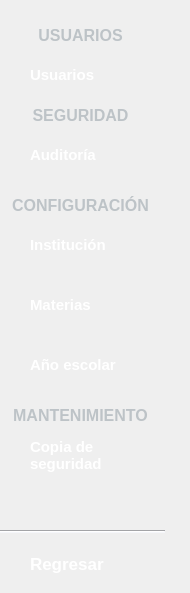
      <widget class="QWidget" name="menu_admin">
       <widget class="QPushButton" name="btnGestion_usuarios">
        <property name="geometry">
         <rect>
          <x>10</x>
          <y>50</y>
          <width>171</width>
          <height>50</height>
         </rect>
        </property>
        <property name="sizePolicy">
         <sizepolicy hsizetype="Minimum" vsizetype="Fixed">
          <horstretch>0</horstretch>
          <verstretch>0</verstretch>
         </sizepolicy>
        </property>
        <property name="minimumSize">
         <size>
          <width>80</width>
          <height>30</height>
         </size>
        </property>
        <property name="maximumSize">
         <size>
          <width>200</width>
          <height>50</height>
         </size>
        </property>
        <property name="font">
         <font>
          <family>Segoe UI</family>
          <pointsize>11</pointsize>
          <italic>false</italic>
          <bold>true</bold>
         </font>
        </property>
        <property name="cursor">
         <cursorShape>PointingHandCursor</cursorShape>
        </property>
        <property name="toolTip">
         <string/>
        </property>
        <property name="layoutDirection">
         <enum>Qt::LayoutDirection::LeftToRight</enum>
        </property>
        <property name="styleSheet">
         <string notr="true">QPushButton {
   background: transparent;
    color: #FFFFFF;
    border: none;
    padding: 2px 16px;
    border-radius: 15px;
	text-align: left;
    padding-left: 20px; /* Mueve el ícono a la derecha un poco */
}
QPushButton:hover {
	
	background-color: rgb(69, 98, 126);
}
QPushButton:checked {
    background-color: #f5f6fa;
 	color: #2d2d2d;
	
}</string>
        </property>
        <property name="text">
         <string>Usuarios</string>
        </property>
        <property name="icon">
         <iconset resource="../icons/resources_ui.qrc">
          <normaloff>:/icons/gestion_usuarios_w.png</normaloff>
          <normalon>:/icons/gestion_usuarios_b.png</normalon>:/icons/gestion_usuarios_w.png</iconset>
        </property>
        <property name="iconSize">
         <size>
          <width>18</width>
          <height>18</height>
         </size>
        </property>
        <property name="checkable">
         <bool>true</bool>
        </property>
        <property name="checked">
         <bool>false</bool>
        </property>
        <property name="autoExclusive">
         <bool>false</bool>
        </property>
        <attribute name="buttonGroup">
         <string notr="true">buttonGroup</string>
        </attribute>
       </widget>
       <widget class="QLabel" name="lblResumenGeneral_2">
        <property name="geometry">
         <rect>
          <x>0</x>
          <y>20</y>
          <width>161</width>
          <height>31</height>
         </rect>
        </property>
        <property name="font">
         <font>
          <family>Segoe UI</family>
          <pointsize>12</pointsize>
          <bold>true</bold>
         </font>
        </property>
        <property name="styleSheet">
         <string notr="true">color: #bdc3c7</string>
        </property>
        <property name="text">
         <string>USUARIOS</string>
        </property>
        <property name="alignment">
         <set>Qt::AlignmentFlag::AlignCenter</set>
        </property>
       </widget>
       <widget class="QLabel" name="lblResumenGeneral_3">
        <property name="geometry">
         <rect>
          <x>0</x>
          <y>100</y>
          <width>161</width>
          <height>31</height>
         </rect>
        </property>
        <property name="font">
         <font>
          <family>Segoe UI</family>
          <pointsize>12</pointsize>
          <bold>true</bold>
         </font>
        </property>
        <property name="styleSheet">
         <string notr="true">color: #bdc3c7</string>
        </property>
        <property name="text">
         <string>SEGURIDAD</string>
        </property>
        <property name="alignment">
         <set>Qt::AlignmentFlag::AlignCenter</set>
        </property>
       </widget>
       <widget class="QPushButton" name="btnAuditoria">
        <property name="geometry">
         <rect>
          <x>10</x>
          <y>130</y>
          <width>171</width>
          <height>50</height>
         </rect>
        </property>
        <property name="sizePolicy">
         <sizepolicy hsizetype="Minimum" vsizetype="Fixed">
          <horstretch>0</horstretch>
          <verstretch>0</verstretch>
         </sizepolicy>
        </property>
        <property name="minimumSize">
         <size>
          <width>80</width>
          <height>30</height>
         </size>
        </property>
        <property name="maximumSize">
         <size>
          <width>200</width>
          <height>50</height>
         </size>
        </property>
        <property name="font">
         <font>
          <family>Segoe UI</family>
          <pointsize>11</pointsize>
          <italic>false</italic>
          <bold>true</bold>
         </font>
        </property>
        <property name="cursor">
         <cursorShape>PointingHandCursor</cursorShape>
        </property>
        <property name="layoutDirection">
         <enum>Qt::LayoutDirection::LeftToRight</enum>
        </property>
        <property name="styleSheet">
         <string notr="true">QPushButton {
   background: transparent;
    color: #FFFFFF;
    border: none;
    padding: 2px 16px;
    border-radius: 15px;
	text-align: left;
    padding-left: 20px; /* Mueve el ícono a la derecha un poco */
}
QPushButton:hover {
	
	background-color: rgb(69, 98, 126);
}
QPushButton:checked {
    background-color: #f5f6fa;
 	color: #2d2d2d;
	
}</string>
        </property>
        <property name="text">
         <string>Auditoría</string>
        </property>
        <property name="icon">
         <iconset resource="../icons/resources_ui.qrc">
          <normaloff>:/icons/auditoria_w.png</normaloff>
          <normalon>:/icons/auditoria_b.png</normalon>:/icons/auditoria_w.png</iconset>
        </property>
        <property name="iconSize">
         <size>
          <width>18</width>
          <height>18</height>
         </size>
        </property>
        <property name="checkable">
         <bool>true</bool>
        </property>
        <property name="checked">
         <bool>false</bool>
        </property>
        <property name="autoExclusive">
         <bool>false</bool>
        </property>
        <attribute name="buttonGroup">
         <string notr="true">buttonGroup</string>
        </attribute>
       </widget>
       <widget class="QLabel" name="lblResumenGeneral_4">
        <property name="geometry">
         <rect>
          <x>0</x>
          <y>190</y>
          <width>161</width>
          <height>31</height>
         </rect>
        </property>
        <property name="font">
         <font>
          <family>Segoe UI</family>
          <pointsize>12</pointsize>
          <bold>true</bold>
         </font>
        </property>
        <property name="styleSheet">
         <string notr="true">color: #bdc3c7</string>
        </property>
        <property name="text">
         <string>CONFIGURACIÓN</string>
        </property>
        <property name="alignment">
         <set>Qt::AlignmentFlag::AlignCenter</set>
        </property>
       </widget>
       <widget class="QPushButton" name="btnDatos_institucion">
        <property name="geometry">
         <rect>
          <x>10</x>
          <y>220</y>
          <width>171</width>
          <height>50</height>
         </rect>
        </property>
        <property name="sizePolicy">
         <sizepolicy hsizetype="Minimum" vsizetype="Fixed">
          <horstretch>0</horstretch>
          <verstretch>0</verstretch>
         </sizepolicy>
        </property>
        <property name="minimumSize">
         <size>
          <width>80</width>
          <height>30</height>
         </size>
        </property>
        <property name="maximumSize">
         <size>
          <width>200</width>
          <height>50</height>
         </size>
        </property>
        <property name="font">
         <font>
          <family>Segoe UI</family>
          <pointsize>11</pointsize>
          <italic>false</italic>
          <bold>true</bold>
         </font>
        </property>
        <property name="cursor">
         <cursorShape>PointingHandCursor</cursorShape>
        </property>
        <property name="layoutDirection">
         <enum>Qt::LayoutDirection::LeftToRight</enum>
        </property>
        <property name="styleSheet">
         <string notr="true">QPushButton {
   background: transparent;
    color: #FFFFFF;
    border: none;
    padding: 2px 16px;
    border-radius: 15px;
	text-align: left;
    padding-left: 20px; /* Mueve el ícono a la derecha un poco */
}
QPushButton:hover {
	
	background-color: rgb(69, 98, 126);
}
QPushButton:checked {
    background-color: #f5f6fa;
 	color: #2d2d2d;
	
}</string>
        </property>
        <property name="text">
         <string>Institución</string>
        </property>
        <property name="icon">
         <iconset resource="../icons/resources_ui.qrc">
          <normaloff>:/icons/datos_institucion_w.png</normaloff>
          <normalon>:/icons/datos_institucion_b.png</normalon>:/icons/datos_institucion_w.png</iconset>
        </property>
        <property name="iconSize">
         <size>
          <width>18</width>
          <height>18</height>
         </size>
        </property>
        <property name="checkable">
         <bool>true</bool>
        </property>
        <property name="checked">
         <bool>false</bool>
        </property>
        <property name="autoExclusive">
         <bool>false</bool>
        </property>
        <attribute name="buttonGroup">
         <string notr="true">buttonGroup</string>
        </attribute>
       </widget>
       <widget class="QLabel" name="lblResumenGeneral_5">
        <property name="geometry">
         <rect>
          <x>0</x>
          <y>400</y>
          <width>161</width>
          <height>31</height>
         </rect>
        </property>
        <property name="font">
         <font>
          <family>Segoe UI</family>
          <pointsize>12</pointsize>
          <bold>true</bold>
         </font>
        </property>
        <property name="styleSheet">
         <string notr="true">color: #bdc3c7</string>
        </property>
        <property name="text">
         <string>MANTENIMIENTO</string>
        </property>
        <property name="alignment">
         <set>Qt::AlignmentFlag::AlignCenter</set>
        </property>
       </widget>
       <widget class="QPushButton" name="btnCopia_seguridad">
        <property name="geometry">
         <rect>
          <x>10</x>
          <y>430</y>
          <width>171</width>
          <height>50</height>
         </rect>
        </property>
        <property name="sizePolicy">
         <sizepolicy hsizetype="Minimum" vsizetype="Fixed">
          <horstretch>0</horstretch>
          <verstretch>0</verstretch>
         </sizepolicy>
        </property>
        <property name="minimumSize">
         <size>
          <width>80</width>
          <height>30</height>
         </size>
        </property>
        <property name="maximumSize">
         <size>
          <width>200</width>
          <height>50</height>
         </size>
        </property>
        <property name="font">
         <font>
          <family>Segoe UI</family>
          <pointsize>11</pointsize>
          <italic>false</italic>
          <bold>true</bold>
         </font>
        </property>
        <property name="cursor">
         <cursorShape>PointingHandCursor</cursorShape>
        </property>
        <property name="layoutDirection">
         <enum>Qt::LayoutDirection::LeftToRight</enum>
        </property>
        <property name="styleSheet">
         <string notr="true">QPushButton {
   background: transparent;
    color: #FFFFFF;
    border: none;
    padding: 2px 16px;
    border-radius: 15px;
	text-align: left;
    padding-left: 20px; /* Mueve el ícono a la derecha un poco */
}
QPushButton:hover {
	
	background-color: rgb(69, 98, 126);
}
QPushButton:checked {
    background-color: #f5f6fa;
 	color: #2d2d2d;
	
}</string>
        </property>
        <property name="text">
         <string>Copia de
seguridad</string>
        </property>
        <property name="icon">
         <iconset resource="../icons/resources_ui.qrc">
          <normaloff>:/icons/copia_seguridad_w.png</normaloff>
          <normalon>:/icons/copia_seguridad_b.png</normalon>:/icons/copia_seguridad_w.png</iconset>
        </property>
        <property name="iconSize">
         <size>
          <width>18</width>
          <height>18</height>
         </size>
        </property>
        <property name="checkable">
         <bool>true</bool>
        </property>
        <property name="checked">
         <bool>false</bool>
        </property>
        <property name="autoExclusive">
         <bool>false</bool>
        </property>
        <attribute name="buttonGroup">
         <string notr="true">buttonGroup</string>
        </attribute>
       </widget>
       <widget class="QPushButton" name="btnRegresar_admin">
        <property name="geometry">
         <rect>
          <x>10</x>
          <y>543</y>
          <width>141</width>
          <height>41</height>
         </rect>
        </property>
        <property name="sizePolicy">
         <sizepolicy hsizetype="Minimum" vsizetype="Fixed">
          <horstretch>0</horstretch>
          <verstretch>0</verstretch>
         </sizepolicy>
        </property>
        <property name="minimumSize">
         <size>
          <width>50</width>
          <height>40</height>
         </size>
        </property>
        <property name="maximumSize">
         <size>
          <width>200</width>
          <height>50</height>
         </size>
        </property>
        <property name="font">
         <font>
          <family>Segoe UI</family>
          <pointsize>13</pointsize>
          <bold>true</bold>
         </font>
        </property>
        <property name="cursor">
         <cursorShape>PointingHandCursor</cursorShape>
        </property>
        <property name="toolTip">
         <string/>
        </property>
        <property name="layoutDirection">
         <enum>Qt::LayoutDirection::LeftToRight</enum>
        </property>
        <property name="styleSheet">
         <string notr="true">QPushButton {
   background: transparent;
    color: #FFFFFF;
    border: none;
    padding: 8px 16px;
    border-radius: 15px;
	text-align: left;
    padding-left: 20px; /* Mueve el ícono a la derecha un poco */
}
QPushButton:hover {
	
	background-color: rgb(69, 98, 126);
}
QPushButton:checked {
    background-color: #f5f6fa;
 	color: #2d2d2d;
	
}</string>
        </property>
        <property name="text">
         <string>Regresar</string>
        </property>
        <property name="icon">
         <iconset resource="../icons/resources_ui.qrc">
          <normaloff>:/icons/regresar_w.png</normaloff>:/icons/regresar_w.png</iconset>
        </property>
        <property name="iconSize">
         <size>
          <width>30</width>
          <height>30</height>
         </size>
        </property>
        <property name="checkable">
         <bool>false</bool>
        </property>
        <property name="checked">
         <bool>false</bool>
        </property>
       </widget>
       <widget class="Line" name="lineSeparadora_2">
        <property name="geometry">
         <rect>
          <x>0</x>
          <y>530</y>
          <width>165</width>
          <height>3</height>
         </rect>
        </property>
        <property name="minimumSize">
         <size>
          <width>100</width>
          <height>3</height>
         </size>
        </property>
        <property name="maximumSize">
         <size>
          <width>560</width>
          <height>3</height>
         </size>
        </property>
        <property name="styleSheet">
         <string notr="true">background-color: #f5f6fa;</string>
        </property>
        <property name="orientation">
         <enum>Qt::Orientation::Horizontal</enum>
        </property>
       </widget>
       <widget class="QPushButton" name="btnGestion_materias">
        <property name="geometry">
         <rect>
          <x>10</x>
          <y>280</y>
          <width>171</width>
          <height>50</height>
         </rect>
        </property>
        <property name="sizePolicy">
         <sizepolicy hsizetype="Minimum" vsizetype="Fixed">
          <horstretch>0</horstretch>
          <verstretch>0</verstretch>
         </sizepolicy>
        </property>
        <property name="minimumSize">
         <size>
          <width>80</width>
          <height>30</height>
         </size>
        </property>
        <property name="maximumSize">
         <size>
          <width>200</width>
          <height>50</height>
         </size>
        </property>
        <property name="font">
         <font>
          <family>Segoe UI</family>
          <pointsize>11</pointsize>
          <italic>false</italic>
          <bold>true</bold>
         </font>
        </property>
        <property name="cursor">
         <cursorShape>PointingHandCursor</cursorShape>
        </property>
        <property name="layoutDirection">
         <enum>Qt::LayoutDirection::LeftToRight</enum>
        </property>
        <property name="styleSheet">
         <string notr="true">QPushButton {
   background: transparent;
    color: #FFFFFF;
    border: none;
    padding: 2px 16px;
    border-radius: 15px;
	text-align: left;
    padding-left: 20px; /* Mueve el ícono a la derecha un poco */
}
QPushButton:hover {
	
	background-color: rgb(69, 98, 126);
}
QPushButton:checked {
    background-color: #f5f6fa;
 	color: #2d2d2d;
	
}</string>
        </property>
        <property name="text">
         <string>Materias</string>
        </property>
        <property name="icon">
         <iconset resource="../icons/resources_ui.qrc">
          <normaloff>:/icons/gestion_materias_w.png</normaloff>
          <normalon>:/icons/gestion_materias_b.png</normalon>:/icons/gestion_materias_w.png</iconset>
        </property>
        <property name="iconSize">
         <size>
          <width>18</width>
          <height>18</height>
         </size>
        </property>
        <property name="checkable">
         <bool>true</bool>
        </property>
        <property name="checked">
         <bool>false</bool>
        </property>
        <property name="autoExclusive">
         <bool>false</bool>
        </property>
        <attribute name="buttonGroup">
         <string notr="true">buttonGroup</string>
        </attribute>
       </widget>
       <widget class="QPushButton" name="btnAnio_escolar">
        <property name="geometry">
         <rect>
          <x>10</x>
          <y>340</y>
          <width>171</width>
          <height>50</height>
         </rect>
        </property>
        <property name="sizePolicy">
         <sizepolicy hsizetype="Minimum" vsizetype="Fixed">
          <horstretch>0</horstretch>
          <verstretch>0</verstretch>
         </sizepolicy>
        </property>
        <property name="minimumSize">
         <size>
          <width>80</width>
          <height>30</height>
         </size>
        </property>
        <property name="maximumSize">
         <size>
          <width>200</width>
          <height>50</height>
         </size>
        </property>
        <property name="font">
         <font>
          <family>Segoe UI</family>
          <pointsize>11</pointsize>
          <italic>false</italic>
          <bold>true</bold>
         </font>
        </property>
        <property name="cursor">
         <cursorShape>PointingHandCursor</cursorShape>
        </property>
        <property name="layoutDirection">
         <enum>Qt::LayoutDirection::LeftToRight</enum>
        </property>
        <property name="styleSheet">
         <string notr="true">QPushButton {
   background: transparent;
    color: #FFFFFF;
    border: none;
    padding: 2px 16px;
    border-radius: 15px;
	text-align: left;
    padding-left: 20px; /* Mueve el ícono a la derecha un poco */
}
QPushButton:hover {
	
	background-color: rgb(69, 98, 126);
}
QPushButton:checked {
    background-color: #f5f6fa;
 	color: #2d2d2d;
	
}</string>
        </property>
        <property name="text">
         <string>Año escolar</string>
        </property>
        <property name="icon">
         <iconset resource="../icons/resources_ui.qrc">
          <normaloff>:/icons/calendario-diario.png</normaloff>
          <normalon>:/icons/calendario-diario (1).png</normalon>:/icons/calendario-diario.png</iconset>
        </property>
        <property name="iconSize">
         <size>
          <width>18</width>
          <height>18</height>
         </size>
        </property>
        <property name="checkable">
         <bool>true</bool>
        </property>
        <property name="checked">
         <bool>false</bool>
        </property>
        <property name="autoExclusive">
         <bool>false</bool>
        </property>
        <attribute name="buttonGroup">
         <string notr="true">buttonGroup</string>
        </attribute>
       </widget>
      </widget>
